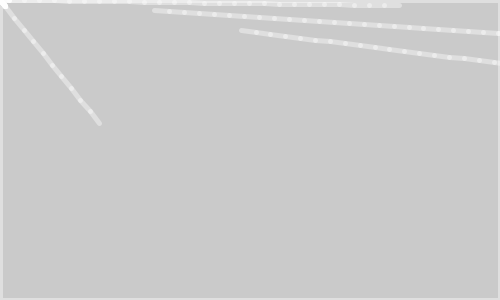
Frame 1 (no input)
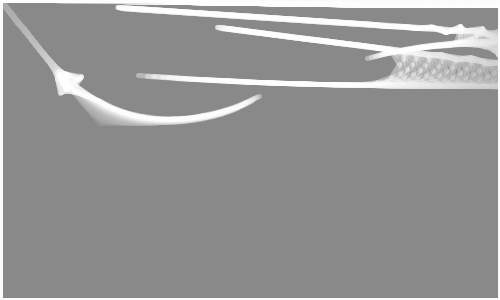
Frame 60 (the mouse pressed at the canvas centre just before this capture)
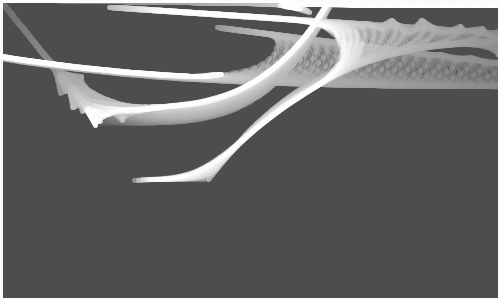
Frame 120 (the mouse held since frame 60 and released just before this capture)

The Processing sketch that drew these frames (run headless with seeded random() and noise(); from frame 60 on, the mouse is pressed at the canvas centre):

// Processing sketch: snakediver
// ── snakediver.pde

// Oct 2008 
// http://www.abandonedart.org
// http://www.zenbullets.com
//
// This work is licensed under a Creative Commons 3.0 License.
// (Attribution - NonCommerical - ShareAlike)
// http://creativecommons.org/licenses/by-nc-sa/3.0/
// 
// This basically means, you are free to use it as long as you:
// 1. give http://www.zenbullets.com a credit
// 2. don't use it for commercial gain
// 3. share anything you create with it in the same way I have
//
// These conditions can be waived if you want to do something groovy with it 
// though, so feel free to email me via http://www.zenbullets.com



//================================= global vars

int num = 5;
Particle[] pArr;

//================================= init

void setup() {
  size(500, 300);
  smooth(); 
  frameRate(60);
  
  strokeWeight(5);
  stroke(255, 100);
  
  pArr = new Particle[num];
  for (int i=0;i<num;i++) {
    pArr[i] = new Particle(i);
  }
}


//================================= frame loop

void draw() {
  fill(0, 2);
  rect(0, 0, width, height);
  
  for (int i=0;i<num;i++) {
    pArr[i].update();
  }
  
}




//================================= objects

class Particle {
  int id;  
  
  float ex, why;           
  float pct = 0.0;
  float beginX, beginY; 
  float endX,  endY;    
  float distX,  distY;
  float exponent = 4;   
  float step = 0.01;   

  float[] x = new float[30];
  float[] y = new float[30];
  float segLength = 15;
  
  Particle (int num) {
    id = num;
    ex = random(width * 2) - (width/2);
    why = random(height * 2) - (height/2);
    init();
  }
  
  void trace(String str) {
    println("Particle " + id + ": " + str);
  }
  
  void init() {
    beginX = ex;
    beginY = why;
    endX = random(width * 2) - (width/2);
    endY = random(height * 2) - (height/2);
    distX = endX - beginX;
    distY = endY - beginY;
    pct = 0.0;
  }
  
  void update() {
    
    pct += step;
    if (pct < 1.0) {
      ex = beginX + (pct * distX);
      why = beginY + (pow(pct, exponent) * distY);
    } else {
      init();
    }
  
    dragSegment(0, ex, why);
    for(int i=0; i<x.length-1; i++) {
      dragSegment(i+1, x[i], y[i]);
    }
  }
  
  void dragSegment(int i, float xin, float yin) {
    float dx = xin - x[i];
    float dy = yin - y[i];
    float angle = atan2(dy, dx);  
    x[i] = xin - cos(angle) * segLength;
    y[i] = yin - sin(angle) * segLength;
    segment(x[i], y[i], angle);
  }
  
  void segment(float x, float y, float a) {
    pushMatrix();
    translate(x, y);
    rotate(a);
    line(0, 0, segLength, 0);
    popMatrix();
  }
}
